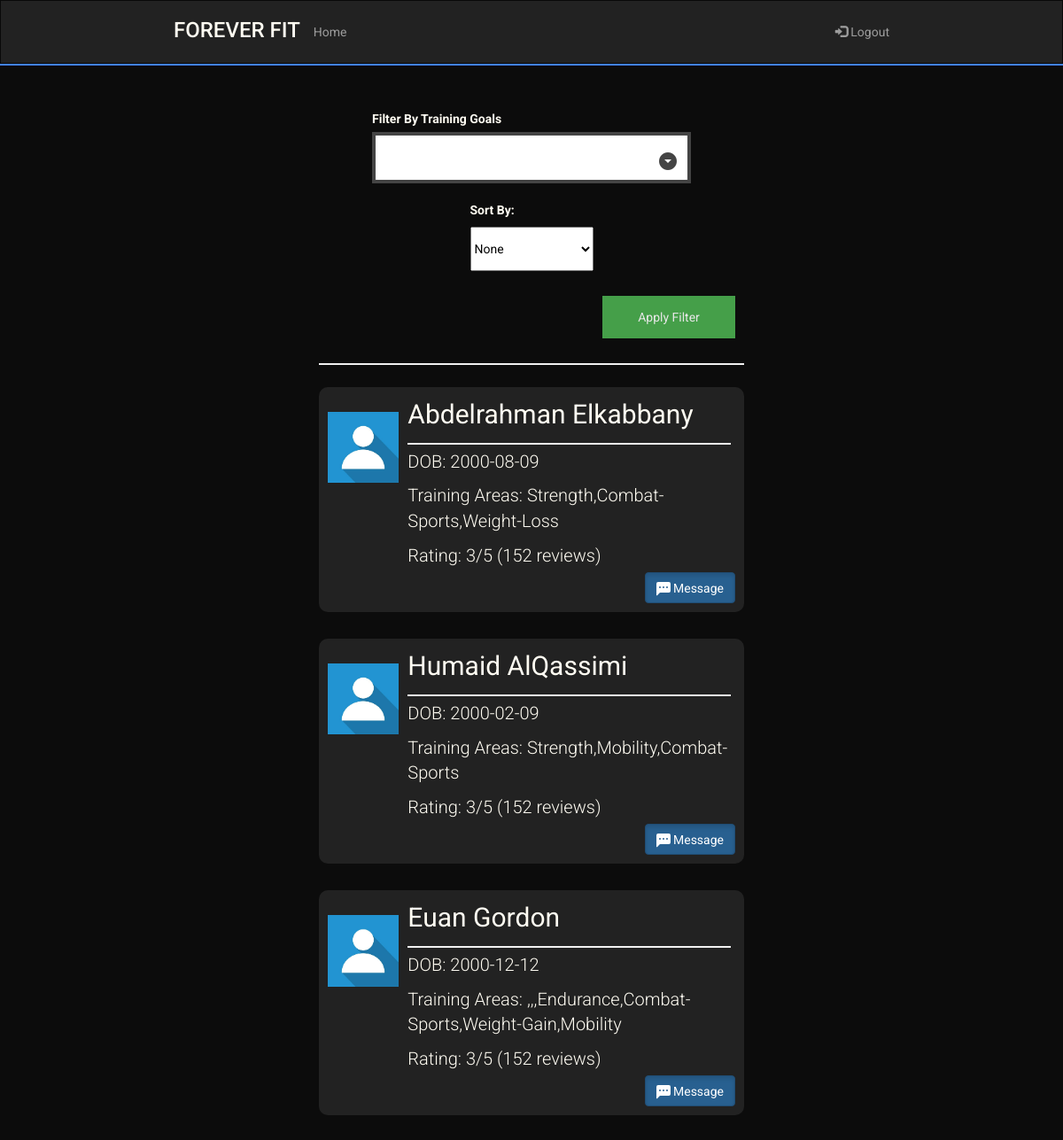
Page /TrainerSearch on the earlier database version.
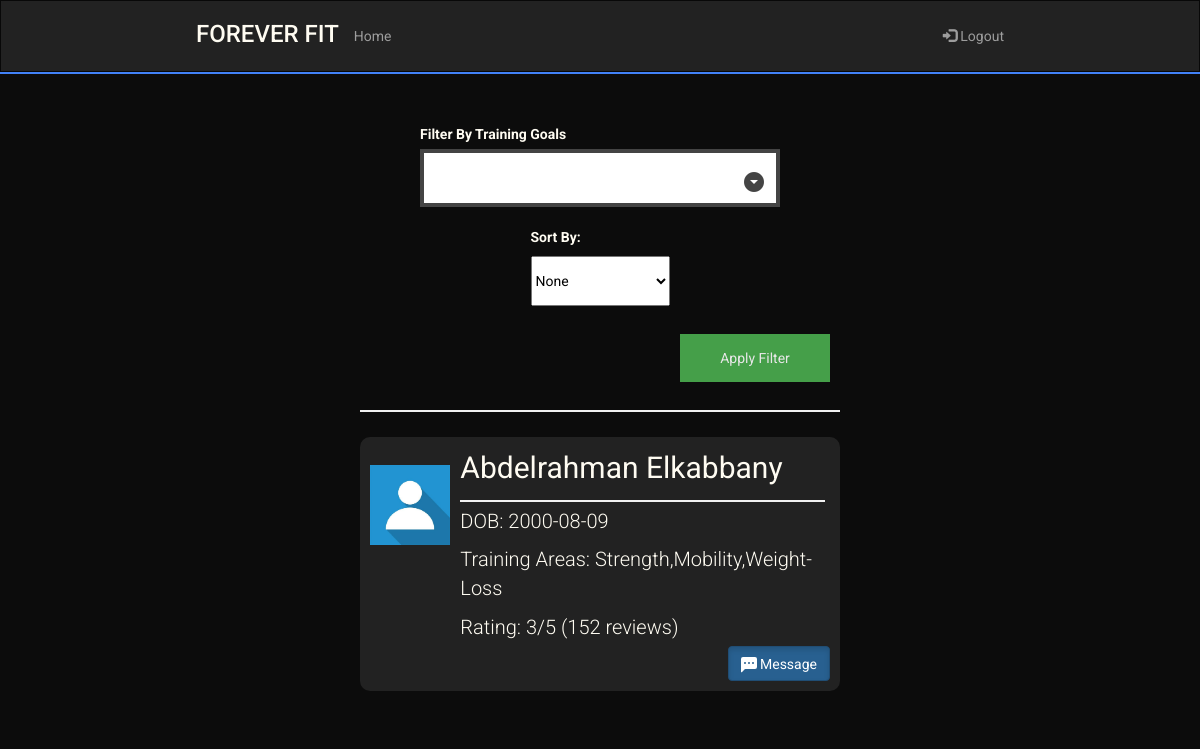
Same page on the later database version.
### sql_db.py (models this page shows, shortened)
class User(UserMixin,db.Model):
    username = db.Column(db.String(80), unique=True, primary_key=True)
    fname = db.Column(db.String(120), nullable=False)
    lname = db.Column(db.String(120), nullable=False)
    dob = db.Column(db.String(120), nullable=False)
    password = db.Column(db.String(120), nullable=False)
    isTrainer = db.Column(db.Boolean, nullable = False)
    fitnessGoals = db.Column(db.String(120), nullable=True)
    def __repr__(self):
        return '<User %r>' % self.username

### routes.py (the view)
@app.route('/TrainerSearch')
def TrainerSearch():
    return render_template('trainer-search.html', trainers = get_trainers())

### sql_db.py (called while the page is built)
def get_trainers():
    print(User.query.filter_by(isTrainer = True).all())
    return User.query.filter_by(isTrainer = True).all()

### templates/trainer-search.html (shortened to what this page needs)
<!DOCTYPE html>
<html lang="en">
    <head>
        <link rel="stylesheet" href="https://maxcdn.bootstrapcdn.com/bootstrap/3.4.1/css/bootstrap.min.css" />
        <link rel="stylesheet" href="../static/main.css" />
        <link rel="stylesheet" href="../static/dropdown.css" />
    </head>
    <body>
        <header>
            <nav class="navbar navbar-inverse" style="border-radius: 0px; margin-bottom: 0px;">
                <div class="container-fluid">
                    <div class="navbar-header mobile-center">
                        <h3 class="logo" href="#">FOREVER FIT</h3>
                    </div>
                    <ul class="nav navbar-nav laptop">
                        <li><a href="/">Home</a></li>
                    </ul>
                    <ul class="nav navbar-nav navbar-right laptop">
                        <li>
                            <a href="/logout"><span class="glyphicon glyphicon-log-in"></span> Logout</a>
                        </li>
                    </ul>
                </div>
            </nav>
            <hr class="header-hr"/>
        </header>
        <main>
            <form method="post" class="t-options">
                <div class="trainer-options">
                    <div class="f-column tgoals">
                        <label>Filter By Training Goals</label>
                    </div>
                    <div class="f-column">
                        <label for="sortby" style="margin-bottom: 9px;">Sort By:</label>
                            <select id="sortby" name="sortby" style="color: black; height:50px;">
                              <option value="none">None</option>
                            </select>
                    </div>
                </div>
                <div class="filter-div">
                    <button type="submit" class="filter" >Apply Filter</button>
                </div>
                <hr>
            </form>
            <div class="trainer-holder">
                {% for trainer in trainers %}
                <div class="trainer-widget">
                    <div class="trainer-image">
                        <img src="../static/images/profile-picture.jpeg" alt="ProfilePicture" class="profile-picture">
                    </div>
                    <div class="flex-column">
                        <div class = "trainer-info">
                            <div class="trainer-name big">
                                <p>{{ trainer.fname }} {{ trainer.lname }}</p>
                            </div>
                            <hr style="width: 100%; margin-top: 5px; margin-bottom:5px">
                            <div class="small trainer-details">
                                <p>DOB: {{ trainer.dob }}</p>
                                <p>Training Areas: {{ trainer.fitnessGoals }}</p>
                                <p>Rating: 3/5 (152 reviews)</p>
                            </div>
                        </div>
                        <div class="message-button">
                            <a href="/chat/" onclick="location.href=this.href+uname;return false;" class="btn btn-primary active mbtn" role="button">
                                Message
                            </a>
                        </div>
                    </div>
                </div>
                {% endfor %}
            </div>
        </main>
    </body>
</html>

### static/main.css (style rules this page uses)
:root { --black: #0c0c0c; --white: #fffcf2; --red: #e54b4b; --lightred: #f0c1c1; --blue: #4282f8; --grey: #222222 }
@media (min-width : 872px) { .container-fluid { margin-bottom: 10px; } }
@media (min-width : 872px) { .navbar { padding-left: 15%; padding-right: 15%; } }
@media (min-width : 872px) { .navbar-nav { padding-top: 10px; } }
@media (min-width : 872px) { .big { font-size: 30px; } }
@media (min-width : 872px) { .small { font-size: 20px; font-weight: 300; } }
body { font-family: 'Roboto', sans-serif; background-color: var(--black); }
main { background-color: var(--black); display: block; overflow: auto; color: var(--white) }
.header-hr { margin-top: 0px; margin-bottom: 0px; border: 1px solid var(--blue); }
.logo { color: var(--white); }
hr { border: 1px solid #f1f1f1; margin-bottom: 25px; }
button { background-color: #4CAF50; color: white; padding: 14px 20px; margin: 8px 0; border: none; cursor: pointer; width: 100%; opacity: 0.9; }
.trainer-holder { display: flex; flex-direction: column; justify-content: space-between; }
.trainer-widget { border-radius: 10px; background-color: #222222; display: flex; flex-direction: row; margin-bottom: 30px; }
.trainer-image { width:100px; margin-right: 10px; }
.profile-picture { width: 100%; }
.trainer-info { width: 98%; }
.flex-column { width: 100%; }
.message-button { position: relative; height: 30px; }
.mbtn { position: absolute; bottom: 0; right: 0; }
.bi { position:relative; bottom: -4px; }
.trainer-options { display: flex; flex-wrap: wrap; }
@media (min-width : 1065px) { .trainer-holder { padding-left: 30%; padding-right: 30%; } }
@media (min-width : 1065px) { .trainer-image { padding-top : 18px; } }
@media (min-width : 1065px) { .trainer-widget { padding: 10px 10px 10px 10px; } }
@media (min-width : 1065px) { .t-options { padding-left:30%; padding-right:30%; padding-top: 30px; } }
.trainer-options { display: flex; flex-direction: row; justify-content: space-evenly; }
.f-column { padding-top:20px; display: flex; flex-direction: column; }
.filter { width: 150px; }
.filter-div { display: flex; padding-top: 20px; }
@media (min-width : 711px) { .tgoals { width: 75%; } }
@media (min-width : 711px) { .filter-div { justify-content: flex-end; padding-right: 10px; } }

Differences in the rows shown:
removed User: fname "Humaid", lname "AlQassimi", dob "2000-02-09", fitnessGoals "Strength,Mobility,Combat-Sports"
removed User: fname "Euan", lname "Gordon", dob "2000-12-12", fitnessGoals ",,,Endurance,Combat-Sports,Weight-Gain,Mobility"
changed User "Abdelrahman": fitnessGoals "Strength,Combat-Sports,Weight-Loss" → "Strength,Mobility,Weight-Loss"
